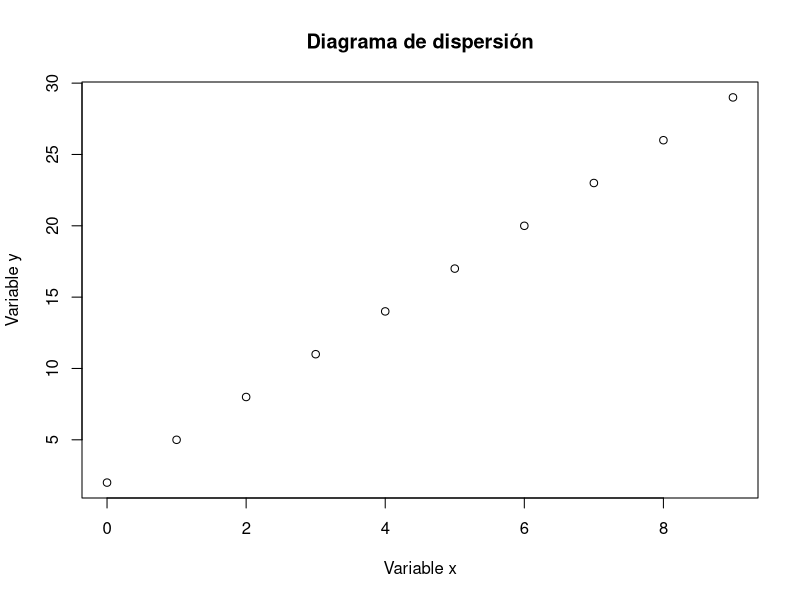
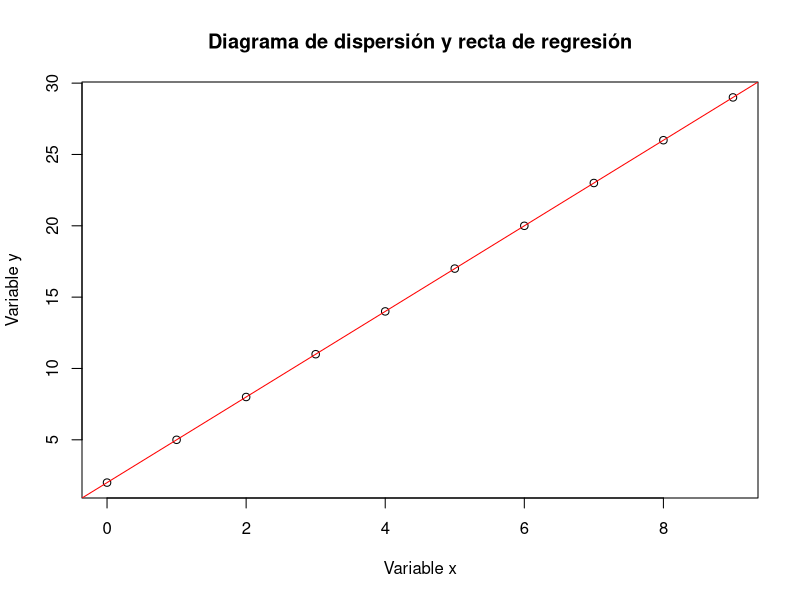

Here is the R script that generated these plots, in order:
# Crear los datos
x <- c(0, 1, 2, 3, 4, 5, 6, 7, 8, 9)
y <- c(2, 5, 8, 11, 14, 17, 20, 23, 26, 29)

# Crear el gráfico de dispersión
plot(x, y, main = "Diagrama de dispersión", xlab = "Variable x", ylab = "Variable y")

# Calcular la recta de regresión
modelo <- lm(y ~ x)

# Imprimir los resultados del modelo
summary(modelo)

# Calcular el coeficiente de regresión
coeficiente <- cor(x, y)

# Imprimir el coeficiente de regresión
coeficiente

# Calcular la recta de regresión
modelo <- lm(y ~ x)

# Dibujar el diagrama de dispersión
plot(x, y, main = "Diagrama de dispersión y recta de regresión", xlab = "Variable x", ylab = "Variable y")

# Agregar la recta de regresión al diagrama de dispersión
abline(modelo, col = "red")

# Calcular los residuos del modelo de regresión
residuos <- resid(modelo)

# Imprimir los residuos
print(residuos)
